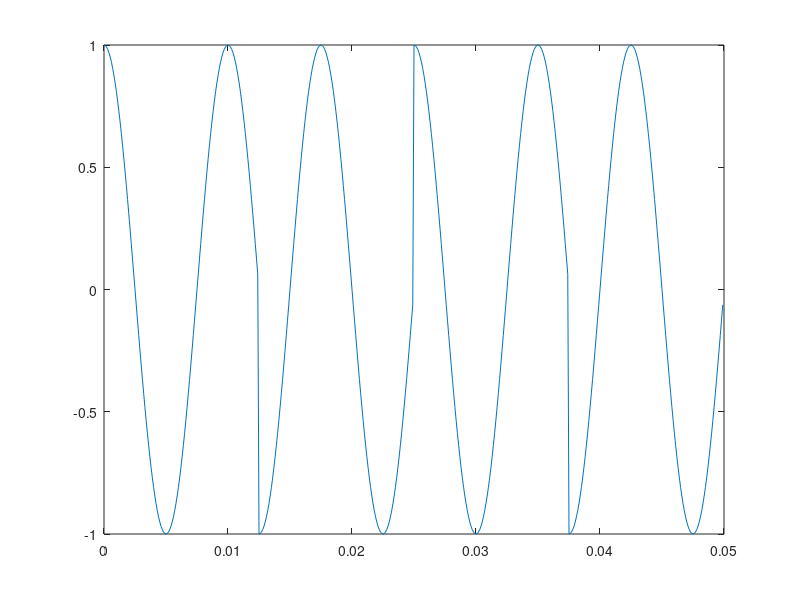
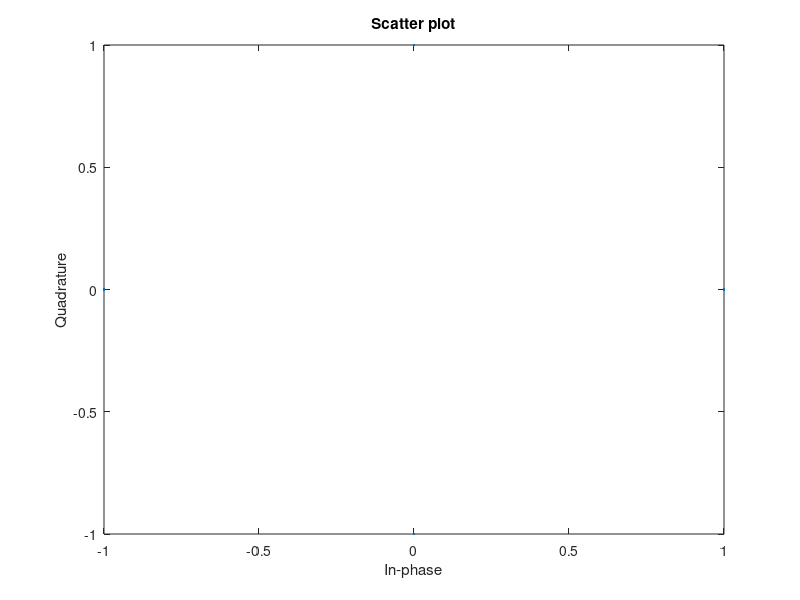

Recreate these plots in MATLAB, in order.
clc
clear
close all
%% a 
b=[0 0 0 1 1 0 1 1];
Fs=10000;
A=1;
fc=100;
M=4;
bi=0.0125;
t=0:1/Fs:0.1-1/Fs;
psk_modulated=[];
um= @(m,tim) A*cos(2*pi*fc*tim+((2*pi*m)/M));
for m=0:M-1
    tb=t(Fs*bi*m+1:(m+1)*Fs*bi);
    if(b(m*2+1)==0 && b((m+1)*2)==0)
        psk_modulated=[psk_modulated um(0,tb)];
    elseif(b(m*2+1)==0 && b((m+1)*2)==1)
        psk_modulated=[psk_modulated um(1,tb)];
    elseif(b(m*2+1)==1 && b((m+1)*2)==0)
        psk_modulated=[psk_modulated um(2,tb)];        
    elseif(b(m*2+1)==1 && b((m+1)*2)==1)
        psk_modulated=[psk_modulated um(3,tb)];        
    end
end
figure;
plot(t(1:length(psk_modulated)),psk_modulated);
d=[];
for i=1:4
    d=[d bi2de(b(2*(i-1)+1:2*i),'left-msb')];
end
pskmodded=pskmod(d,4);
pskdemodded=pskdemod(pskmodded,4);
bitseq=de2bi(pskdemodded,'left-msb');
scatterplot(pskmodded);
rec_bit=[];
for i=1:length(b)/2
    tb=t(Fs*bi*(i-1)+1:Fs*bi*i);
    mult0=psk_modulated(Fs*bi*(i-1)+1:Fs*bi*i).*um(0,tb);
    mult1=psk_modulated(Fs*bi*(i-1)+1:Fs*bi*i).*um(1,tb);
    mult2=psk_modulated(Fs*bi*(i-1)+1:Fs*bi*i).*um(2,tb);
    mult3=psk_modulated(Fs*bi*(i-1)+1:Fs*bi*i).*um(3,tb);
    sumarry0(i)=sum(mult0);
    sumarry1(i)=sum(mult1);
    sumarry2(i)=sum(mult2);
    sumarry3(i)=sum(mult3);
    comparr=[sumarry0(i) sumarry1(i) sumarry2(i) sumarry3(i)];
    maxx=max(comparr);
    if(maxx == sumarry0(i))
        rec_bit= [rec_bit 0 0];
    elseif(maxx == sumarry1(i))
        rec_bit= [rec_bit 0 1];
    elseif(maxx == sumarry2(i))
        rec_bit= [rec_bit 1 0];
    elseif(maxx == sumarry3(i))
        rec_bit= [rec_bit 1 1];
    end

end